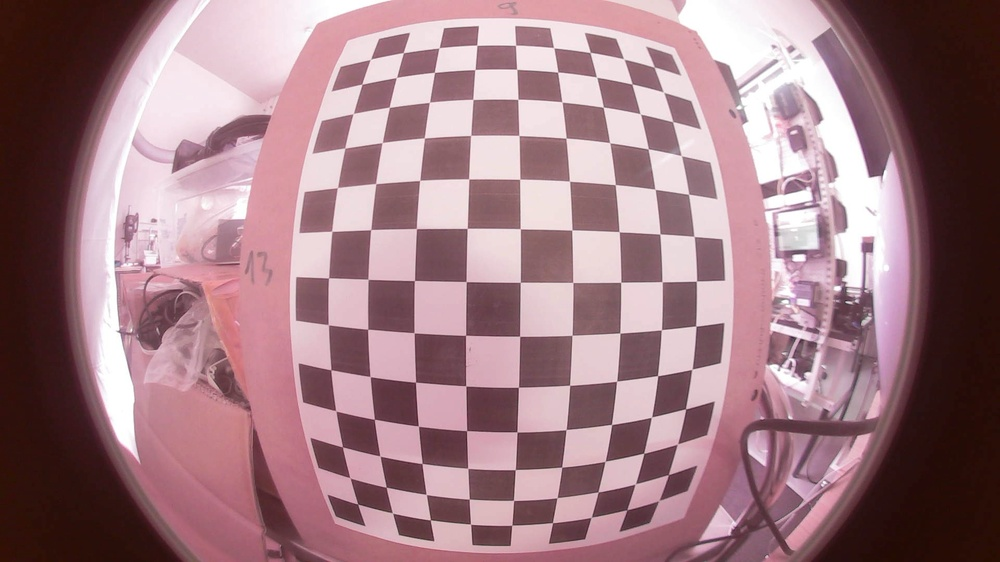
#> input picture camera_calibration/calibration_images/calib_1.jpg, 1000 x 562 px, shrunk from 1920 x 1080 before the run, given in place of the camera
$ python calibrate.py   (older library calls are emulated)
#> lines starting #> are read from the running program, lines starting #| are printed output that depends on the picture; after the words box and inside, x2 and y2 are one past the last pixel; in counts of white or black regions, pixels touching at a corner belong together
import cv2
import numpy as np
import os
import time

def main():
    # Initialize camera
    print("Opening UVC fisheye camera...")
    cap = cv2.VideoCapture(1)  # Camera ID 1

    # Check if camera opened successfully
    if not cap.isOpened():
        print("Error: Could not open camera.")
        return

    # Updated checkerboard size
    checkerboard_size = (13, 9)  # Checkerboard inner corners

    # Create window
    window_name = "Fisheye Camera Focus Helper"
    cv2.namedWindow(window_name, cv2.WINDOW_NORMAL)

    # Track sharpness values
    max_sharpness = 0
    max_sharpness_time = time.time()
    sharpness_history = []

    # Arrays to store calibration data
    objpoints = []  # 3D points in real world space
    imgpoints = []  # 2D points in image plane

    # Setup object points for checkerboard (0,0,0), (1,0,0), (2,0,0) ....
    objp = np.zeros((1, checkerboard_size[0]*checkerboard_size[1], 3), np.float32)
    objp[0,:,:2] = np.mgrid[0:checkerboard_size[0], 0:checkerboard_size[1]].T.reshape(-1, 2)

    # Create directory for calibration images
    if not os.path.exists("fisheye_calibration_images"):
        os.makedirs("fisheye_calibration_images")

    print("Fisheye Camera Focus Helper")
    print("---------------------------")
    print("- Manually adjust your lens while watching the sharpness value")
    print("- The focus bar will show relative sharpness (higher is better)")
    print("- Press 'r' to reset maximum sharpness")
    print("- Press 'c' to capture image for calibration")
    print("- Press 'k' to calculate FISHEYE calibration (after capturing several images)")
    print("- Press 'q' or ESC to quit")

    image_count = 0

    try:
        while True:
            # Capture frame
            ret, frame = cap.read()
#> frame is the input picture: shape (562, 1000, 3); mean B, G, R 130.8, 123.6, 159
            if not ret:
                print("Failed to grab frame - exiting")
                break

            # Save original frame for calibration
            original = frame.copy()

            # Convert to grayscale
            gray = cv2.cvtColor(frame, cv2.COLOR_BGR2GRAY)
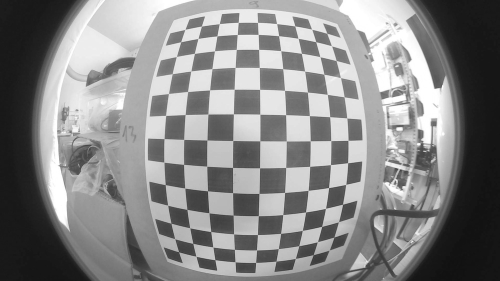
#> gray: shape (562, 1000) (shown at 1/2 size); min 16, max 255, mean 135

            # Find checkerboard corners
            ret, corners = cv2.findChessboardCorners(gray, checkerboard_size,
                                                    cv2.CALIB_CB_ADAPTIVE_THRESH +
                                                    cv2.CALIB_CB_FAST_CHECK +
                                                    cv2.CALIB_CB_NORMALIZE_IMAGE)
#> ret = True; corners = 117 rows, first 8: [357.6, 504], [350.2, 477.9], [342.5, 446.8], [335.9, 410.8], [330.8, 369.7], [328.4, 324.7], [328.6, 277.8], [331.7, 231.2]

            # Create a copy for visualization
            display_frame = frame.copy()

            if ret:
                # Refine corner detection
                criteria = (cv2.TERM_CRITERIA_EPS + cv2.TERM_CRITERIA_MAX_ITER, 30, 0.001)
                corners2 = cv2.cornerSubPix(gray, corners, (11, 11), (-1, -1), criteria)
#> corners2 = 117 rows, first 8: [357.6, 504.2], [349.9, 477.9], [342.4, 446.9], [335.8, 410.9], [330.8, 369.7], [328.4, 324.7], [328.5, 277.8], [331.7, 231.3]

                # Draw the corners
                cv2.drawChessboardCorners(display_frame, checkerboard_size, corners2, ret)
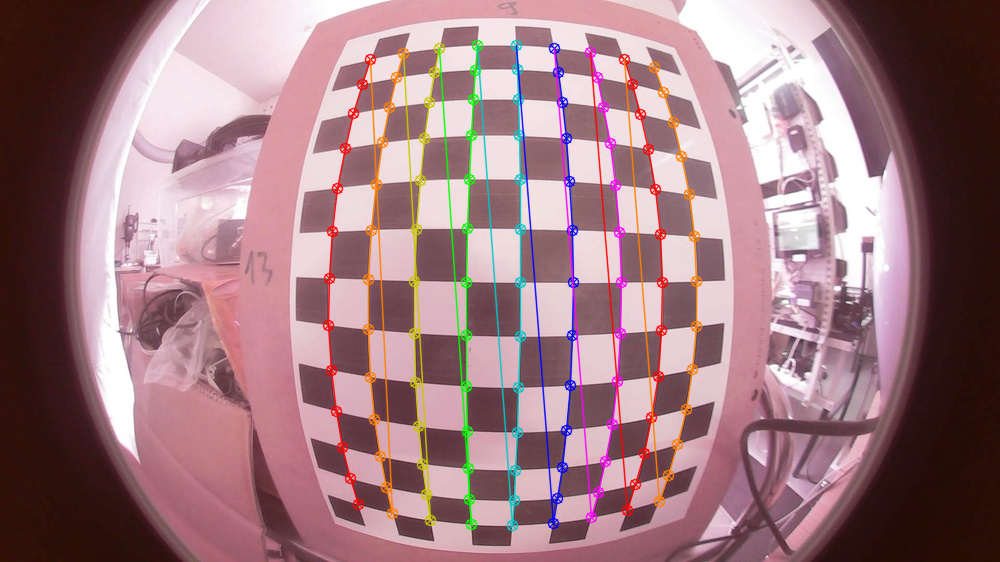
#> display_frame: shape (562, 1000, 3); 5.73% of pixels changed, all inside (x1, y1, x2, y2) = (322, 39, 703, 532)

                # Create mask around checkerboard
                mask = np.zeros_like(gray)
                hull = cv2.convexHull(corners.astype(np.int32))
#> hull = contour of 40 points, box (x1, y1, x2, y2) (328, 45, 697, 526), area 158671
                cv2.fillConvexPoly(mask, hull, 255)
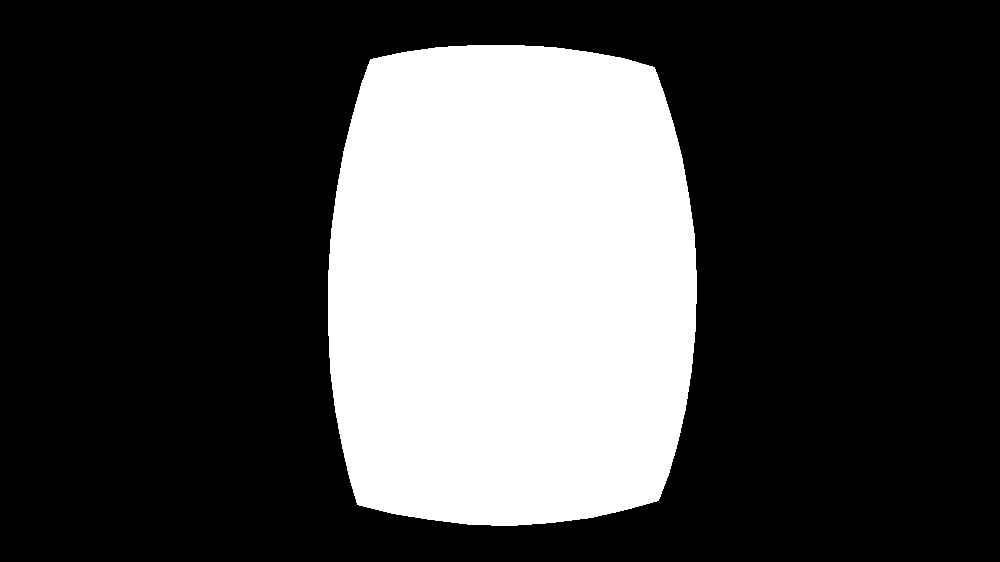
#> mask: shape (562, 1000); 28.4% white; 1 white region, box (x1, y1, x2, y2) and area: (328, 45, 697, 526) 159404

                # Calculate sharpness of checkerboard area
                masked_gray = cv2.bitwise_and(gray, gray, mask=mask)
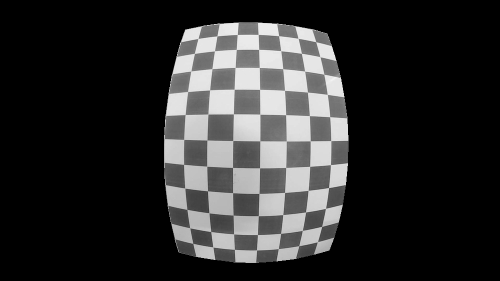
#> masked_gray: shape (562, 1000) (shown at 1/2 size); min 0, max 246, mean 44.2
                laplacian = cv2.Laplacian(masked_gray, cv2.CV_64F)
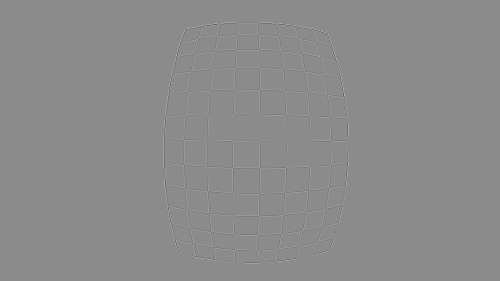
#> laplacian: shape (562, 1000) float64 (shown at 1/2 size); min -550, max 454, mean 0; drawn with min black and max white
                current_sharpness = laplacian.var()
#> current_sharpness = 448.8

                # Keep history for trend line
                sharpness_history.append(current_sharpness)
                if len(sharpness_history) > 30:
                    sharpness_history.pop(0)

                # Update max sharpness
                if current_sharpness > max_sharpness:
                    max_sharpness = current_sharpness
#> max_sharpness = 448.8
                    max_sharpness_time = time.time()

                # Display metrics
                cv2.putText(display_frame, f"CURRENT SHARPNESS: {current_sharpness:.2f}",
                           (10, 30), cv2.FONT_HERSHEY_SIMPLEX, 0.7, (0, 255, 0), 2)
                cv2.putText(display_frame, f"MAX SHARPNESS: {max_sharpness:.2f}",
                           (10, 70), cv2.FONT_HERSHEY_SIMPLEX, 0.7, (0, 255, 0), 2)

                # Indicate if we're close to max sharpness
                if current_sharpness > max_sharpness * 0.95:
                    cv2.putText(display_frame, "OPTIMAL FOCUS!",
                               (10, 110), cv2.FONT_HERSHEY_SIMPLEX, 0.9, (0, 255, 255), 2)

                # Calculate relative sharpness
                rel_sharpness = current_sharpness / max_sharpness if max_sharpness > 0 else 0
#> rel_sharpness = 1

                # Draw focus quality bar
                bar_width = 300
                bar_height = 30
                bar_x = 10
                bar_y = display_frame.shape[0] - 60

                # Background bar
                cv2.rectangle(display_frame,
                             (bar_x, bar_y),
                             (bar_x + bar_width, bar_y + bar_height),
                             (50, 50, 50), -1)

                # Fill bar based on relative sharpness
                fill_width = int(bar_width * rel_sharpness)
#> fill_width = 300

                # Color changes from red to yellow to green as sharpness improves
                if rel_sharpness < 0.7:
                    color = (0, 0, 255)  # Red
                elif rel_sharpness < 0.9:
                    color = (0, 255, 255)  # Yellow
                else:
                    color = (0, 255, 0)  # Green

                cv2.rectangle(display_frame,
                             (bar_x, bar_y),
                             (bar_x + fill_width, bar_y + bar_height),
                             color, -1)

                # Draw border
                cv2.rectangle(display_frame,
                             (bar_x, bar_y),
                             (bar_x + bar_width, bar_y + bar_height),
                             (255, 255, 255), 1)

                # Draw scale markers
                for i in range(1, 10):
                    marker_x = bar_x + (bar_width * i) // 10
                    cv2.line(display_frame,
                            (marker_x, bar_y),
                            (marker_x, bar_y + 5),
                            (255, 255, 255), 1)
#> display_frame: shape (562, 1000, 3); mean B, G, R 126.4, 126.9, 156.1

                # Draw focus trend line
                if len(sharpness_history) > 1:
                    trend_x = display_frame.shape[1] - 120
                    trend_y = 150
                    trend_width = 100
                    trend_height = 50

                    # Background
                    cv2.rectangle(display_frame,
                                 (trend_x, trend_y),
                                 (trend_x + trend_width, trend_y + trend_height),
                                 (0, 0, 0), -1)

                    # Normalize values for trend display
                    trend_values = sharpness_history.copy()
                    trend_max = max(trend_values)
                    if trend_max > 0:
                        trend_values = [v / trend_max * trend_height for v in trend_values]

                        # Draw trend line
                        for i in range(1, len(trend_values)):
                            pt1 = (trend_x + (i-1) * trend_width // len(trend_values),
                                  int(trend_y + trend_height - trend_values[i-1]))
                            pt2 = (trend_x + i * trend_width // len(trend_values),
                                  int(trend_y + trend_height - trend_values[i]))
                            cv2.line(display_frame, pt1, pt2, (0, 255, 255), 1)

                    # Draw border
                    cv2.rectangle(display_frame,
                                 (trend_x, trend_y),
                                 (trend_x + trend_width, trend_y + trend_height),
                                 (255, 255, 255), 1)

                    cv2.putText(display_frame, "Trend",
                               (trend_x, trend_y - 5),
                               cv2.FONT_HERSHEY_SIMPLEX, 0.4, (255, 255, 255), 1)

            else:
                # No checkerboard detected
                cv2.putText(display_frame, "NO CHECKERBOARD DETECTED",
                           (10, 30), cv2.FONT_HERSHEY_SIMPLEX, 0.7, (0, 0, 255), 2)
                cv2.putText(display_frame, "Please place the 13x9 checkerboard in view",
                           (10, 70), cv2.FONT_HERSHEY_SIMPLEX, 0.6, (0, 0, 255), 2)

            # Show image count
            cv2.putText(display_frame, f"CALIBRATION IMAGES: {image_count}",
                       (10, display_frame.shape[0] - 80), cv2.FONT_HERSHEY_SIMPLEX, 0.6, (255, 0, 255), 2)
            cv2.putText(display_frame, "FISHEYE CAMERA MODE",
                       (display_frame.shape[1] - 250, display_frame.shape[0] - 80),
                       cv2.FONT_HERSHEY_SIMPLEX, 0.6, (255, 0, 0), 2)

            # Add time since max sharpness was seen
            time_since_max = time.time() - max_sharpness_time
            cv2.putText(display_frame, f"Time since max: {time_since_max:.1f}s",
                       (display_frame.shape[1] - 200, 30), cv2.FONT_HERSHEY_SIMPLEX, 0.5, (255, 255, 255), 1)

            # Add exit instructions
            cv2.putText(display_frame, "q:quit  r:reset  c:capture  k:calibrate",
                       (10, display_frame.shape[0] - 10), cv2.FONT_HERSHEY_SIMPLEX, 0.5, (255, 255, 255), 1)
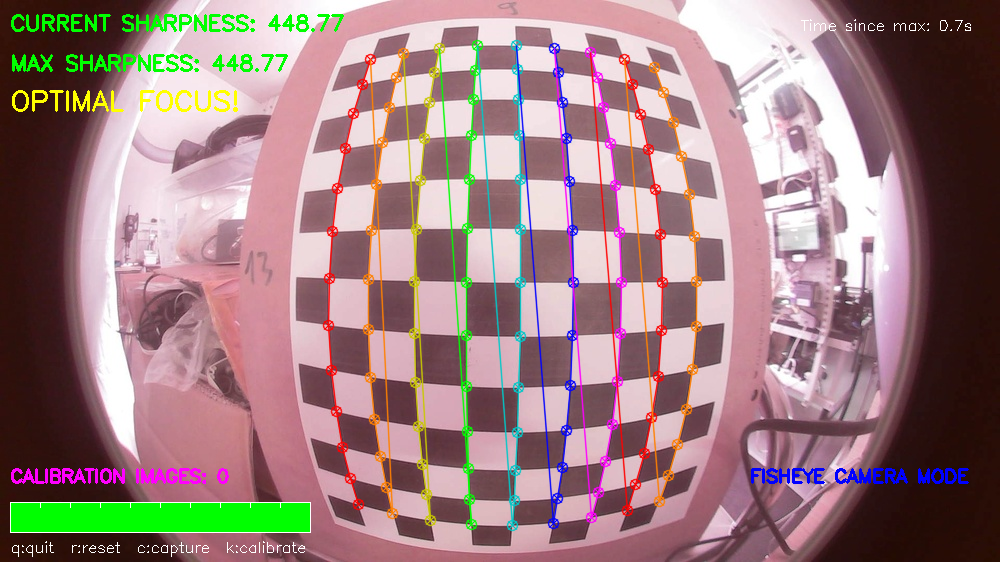
#> display_frame: shape (562, 1000, 3); mean B, G, R 127.8, 126.8, 156.5

            # Show the frame
            cv2.imshow(window_name, display_frame)

            # Handle key inputs with timeout to avoid blocking
            key = cv2.waitKey(1) & 0xFF
#> (key q is pressed here)

            # Multiple exit methods
            if key == ord('q') or key == 27:  # 'q' or ESC key
                print("Exiting program...")
                break

            elif key == ord('r'):  # Reset max sharpness
                max_sharpness = 0
                max_sharpness_time = time.time()
                print("Reset maximum sharpness value")

            elif key == ord('c'):  # Capture calibration image
                if ret:
                    image_count += 1
                    filename = f"fisheye_calibration_images/calib_{image_count}.jpg"
                    cv2.imwrite(filename, original)

                    # Save the object and image points for fisheye calibration
                    if corners is not None:
                        objpoints.append(objp)
                        imgpoints.append(corners2.reshape(1, -1, 2))

                        print(f"Captured fisheye calibration image {image_count}")
                    else:
                        print("Checkerboard not detected - image saved but not used for calibration")

            elif key == ord('k'):  # Calculate fisheye calibration
                # Calculate calibration if we have enough images
                if len(objpoints) < 5:
                    print("Need at least 5 images for calibration. Please capture more.")
                else:
                    print("\nCalculating fisheye camera calibration...")

                    # Fisheye calibration needs at least 3 images
                    # Get image dimensions
                    img_shape = gray.shape[::-1]

                    # Fisheye calibration requires different initialization
                    K = np.zeros((3, 3))
                    D = np.zeros((4, 1))

                    # Flags for fisheye calibration
                    calibration_flags = cv2.fisheye.CALIB_RECOMPUTE_EXTRINSIC + \
                                       cv2.fisheye.CALIB_CHECK_COND + \
                                       cv2.fisheye.CALIB_FIX_SKEW

                    # Perform fisheye calibration
                    try:
                        rms, K, D, rvecs, tvecs = cv2.fisheye.calibrate(
                            objpoints, imgpoints, img_shape, K, D,
                            flags=calibration_flags)

                        # Save the calibration results
                        calibration_file = "fisheye_calibration.npz"
                        np.savez(calibration_file,
                                 camera_matrix=K,
                                 dist_coeffs=D,
                                 rvecs=rvecs,
                                 tvecs=tvecs)

                        # Also save in a human-readable format
                        calibration_txt = "fisheye_calibration.txt"
                        with open(calibration_txt, 'w') as f:
                            f.write("# Fisheye Camera Calibration Results\n\n")
                            f.write(f"RMS Error: {rms}\n\n")
                            f.write("Camera Matrix (K):\n")
                            f.write(str(K))
                            f.write("\n\nDistortion Coefficients (D):\n")
                            f.write(str(D))

                        print(f"Fisheye calibration complete! Saved to {calibration_file} and {calibration_txt}")
                        print(f"RMS Error: {rms}")

                        # Interpret the RMS error
                        if rms < 1.0:
                            print("Excellent calibration! (RMS < 1.0)")
                        elif rms < 2.0:
                            print("Good calibration. (RMS < 2.0)")
                        elif rms < 3.0:
                            print("Acceptable calibration. (RMS < 3.0)")
                        else:
                            print("Poor calibration. Consider recapturing images. (RMS >= 3.0)")

                        # Undistort a test image to show the results
                        test_img = original.copy()

                        # Calculate undistortion maps
                        map1, map2 = cv2.fisheye.initUndistortRectifyMap(
                            K, D, np.eye(3), K, img_shape, cv2.CV_16SC2)

                        # Apply undistortion
                        undistorted = cv2.remap(test_img, map1, map2,
                                               interpolation=cv2.INTER_LINEAR,
                                               borderMode=cv2.BORDER_CONSTANT)

                        # Save undistorted test image
                        cv2.imwrite("fisheye_undistorted_test.jpg", undistorted)
                        print("Saved undistorted test image to 'fisheye_undistorted_test.jpg'")

                        # Display the undistorted image in a new window
                        cv2.namedWindow("Undistorted Result", cv2.WINDOW_NORMAL)
                        cv2.imshow("Undistorted Result", undistorted)

                    except Exception as e:
                        print(f"Calibration error: {e}")
                        print("Tips for fisheye calibration:")
                        print("- Use more images (10-20 is recommended)")
                        print("- Ensure the checkerboard fills different parts of the frame")
                        print("- Hold the checkerboard at different angles")
                        print("- Avoid having the checkerboard at the extreme edges of the fisheye view")

            # Check if window was closed
            if cv2.getWindowProperty(window_name, cv2.WND_PROP_VISIBLE) < 1:
                print("Window closed - exiting")
                break

    except KeyboardInterrupt:
        print("Interrupted by user - exiting")
    except Exception as e:
        print(f"Error: {e}")
    finally:
        # Always clean up resources properly
        print("Cleaning up resources...")
        cap.release()
        cv2.destroyAllWindows()
        print("Exit successful!")

if __name__ == "__main__":
    main()
